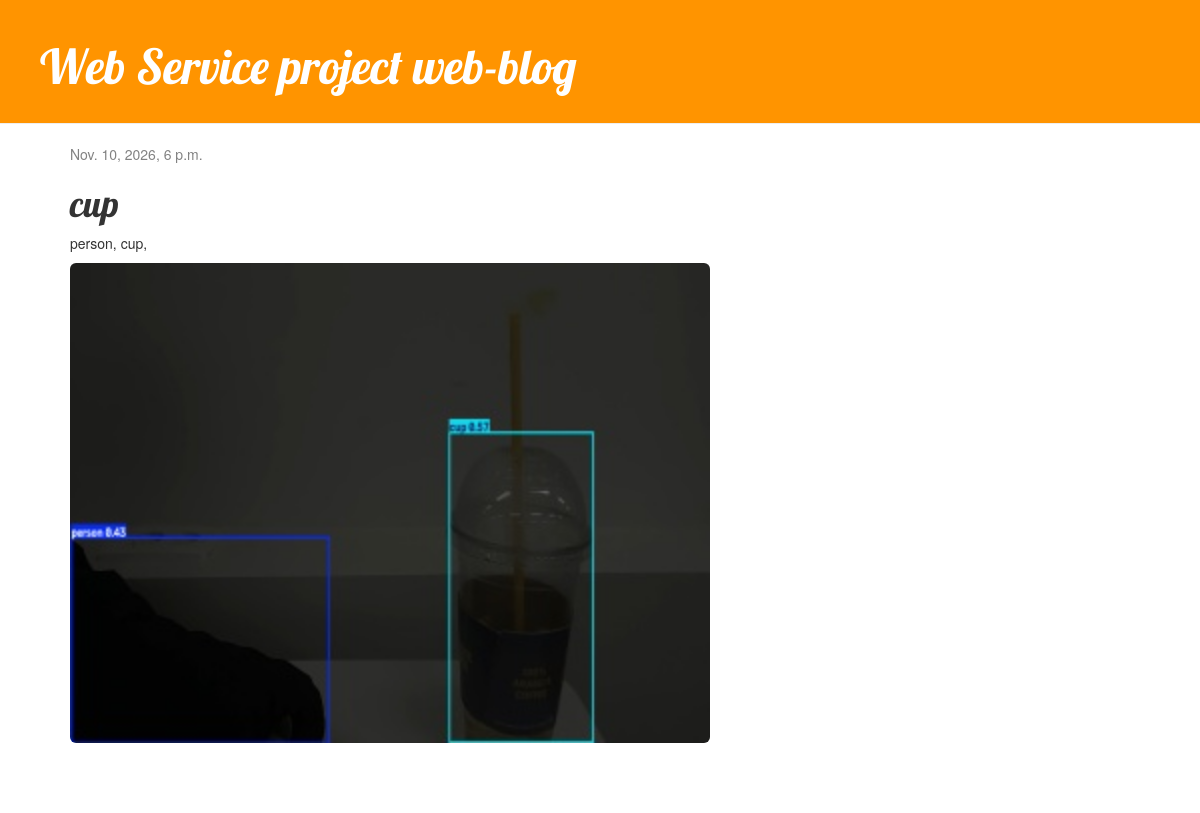
/post/21/, run on the app's committed database.
### blog/models.py (models this page shows, shortened)
class Post(models.Model):
    author = models.ForeignKey('auth.User', on_delete=models.CASCADE)
    title = models.CharField(max_length=200)
    text = models.TextField()
    created_date = models.DateTimeField(default=timezone.now)
    published_date = models.DateTimeField(blank=True, null=True)
    image = models.ImageField(upload_to='images/%Y/%m/%d/', default='images/default_error.png')
    uid = models.CharField(max_length=64, unique=True, null=True, blank=True)
    class Meta:
        ordering = ['-created_date']

### blog/views.py (the view)
# urls.py: path('post/<int:pk>/', views.post_detail, name='post_detail'),
def post_detail(request, pk):
    post = get_object_or_404(Post, pk=pk)
    return render(request, 'blog/post_detail.html', {'post': post})

### blog/templates/blog/post_detail.html (shortened to what this page needs)
{% extends 'blog/base.html' %}
{% block content %}
<div class="post">
    {% if post.published_date %}
    <div class="date">
        {{ post.published_date }}
    </div>
    {% endif %}
    <h1>{{ post.title }}</h1>
    <p>{{ post.text|linebreaksbr }}</p>
    <img src="{{ post.image.url }}" class="rounded intruder-image-detail" alt="{{ post.title }}">
</div>
{% endblock %}

### blog/static/css/blog.css (style rules this page uses)
body { padding-left: 15px; }
h1, h2, h3, h4 { font-family: 'Lobster', cursive; }
.date { color: #828282; }
.post { margin-bottom: 70px; }
.intruder-image-detail { width: 100%; max-width: 640px; border-radius: 6px; }

### data on the page
Post: published_date "Nov. 10, 2026, 6 p.m.", title "cup", text "person, cup,", image (picture)
